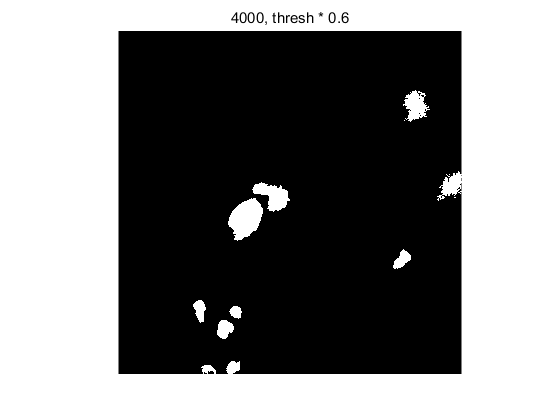
%> input picture dipum_toolbox_2.0.1/bi2.png, 560 x 420 px
$ octave --eval "result = specxture(imread('bi2.png'));"   (GNU Octave 9; MATLAB toolbox functions it lacks are replaced by stand-ins)
%> lines starting %> are read from the running program, lines starting %| are printed output that depends on the picture
### dipum_toolbox_2.0.1/intline.m
function [x, y] = intline(x1, x2, y1, y2)
%INTLINE Integer-coordinate line drawing algorithm.
%  [X, Y] = INTLINE(X1, X2, Y1, Y2) computes an
%  approximation to the line segment joining (X1, Y1) and
%  (X2, Y2) with integer coordinates.  X1, X2, Y1, and Y2
%  should be integers.  INTLINE is reversible; that is,
%  INTLINE(X1, X2, Y1, Y2) produces the same results as
%  FLIPUD(INTLINE(X2, X1, Y2, Y1)).

%   Copyright 1993-2002 The MathWorks, Inc.  Used with permission.

dx = abs(x2 - x1);
dy = abs(y2 - y1);

% Check for degenerate case.
if ((dx == 0) && (dy == 0))
   x = x1;
   y = y1;
  return;
end

flip = 0;
if (dx >= dy)
   if (x1 > x2)
      % Always "draw" from left to right.
      t = x1; x1 = x2; x2 = t;
      t = y1; y1 = y2; y2 = t;
      flip = 1;
   end
   m = (y2 - y1)/(x2 - x1);
   x = (x1:x2).';
   y = round(y1 + m*(x - x1));
else
   if (y1 > y2)
      % Always "draw" from bottom to top.
      t = x1; x1 = x2; x2 = t;
      t = y1; y1 = y2; y2 = t;
      flip = 1;
   end
   m = (x2 - x1)/(y2 - y1);
   y = (y1:y2).';
   x = round(x1 + m*(y - y1));
end

if (flip)
   x = flipud(x);
   y = flipud(y);
end

### dipum_toolbox_2.0.1/specxture.m
function [srad, sang, S] = specxture(f)
%SPECXTURE Computes spectral texture of an image.
%   [SRAD, SANG, S] = SPECXTURE(F) computes SRAD, the spectral energy
%   distribution as a function of radius from the center of the
%   spectrum, SANG, the spectral energy distribution as a function of
%   angle for 0 to 180 degrees in increments of 1 degree, and S =
%   log(1 + spectrum of f), normalized to the range [0, 1]. The
%   maximum value of radius is min(M,N), where M and N are the number
%   of rows and columns of image (region) f. Thus, SRAD is a row
%   vector of length = (min(M, N)/2) - 1; and SANG is a row vector of
%   length 180.

%   Copyright 2002-2009 R. C. Gonzalez, R. E. Woods, and S. L. Eddins
%   From the book Digital Image Processing Using MATLAB, 2nd ed.,
%   Gatesmark Publishing, 2009.
%
%   Book web site: http://www.imageprocessingplace.com
%   Publisher web site: http://www.gatesmark.com/DIPUM2e.htm

% Obtain the centered spectrum, S, of f. The variables of S are
% (u, v), running from 1:M and 1:N, with the center (zero frequency)
% at [M/2 + 1, N/2 + 1] (see Chapter 4).
S = fftshift(fft2(f));
S = abs(S);
[M, N] = size(S);
%> M = 420; N = 1680
x0 = M/2 + 1;
%> x0 = 211
y0 = N/2 + 1;
%> y0 = 841

% Maximum radius that guarantees a circle centered at (x0, y0) that
% does not exceed the boundaries of S.
rmax = min(M, N)/2 - 1;
%> rmax = 209

% Compute srad.
srad = zeros(1, rmax);
srad(1) = S(x0, y0);
for r = 2:rmax
   [xc, yc] = halfcircle(r, x0, y0);
   srad(r) = sum(S(sub2ind(size(S), xc, yc)));
end
%> after the loop, srad = 209 values, max 563377614.6 at index 2, min 755256.3 at index 196, mean 10301182.5

% Compute sang.
[xc, yc] = halfcircle(rmax, x0, y0);
sang = zeros(1, length(xc));
for a = 1:length(xc)
   [xr, yr] = radial(x0, y0, xc(a), yc(a));
   sang(a) = sum(S(sub2ind(size(S), xr, yr)));
end
%> after the loop, sang = 180 values, max 90808232.2 at index 180, min 37375959.7 at index 49, mean 48342629.3

% Output the log of the spectrum for easier viewing, scaled to the
% range [0, 1].
S = mat2gray(log(1 + S));
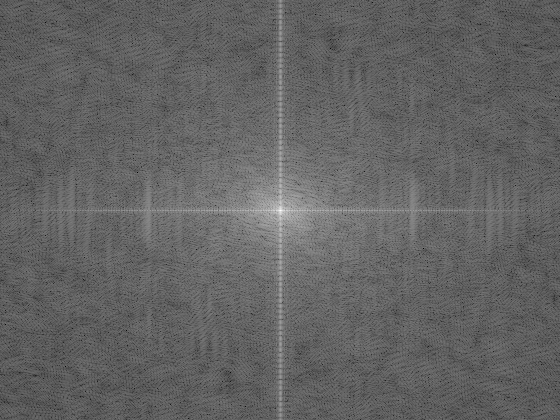
%> S: size 420x560x3 double; min 0, max 1, mean 0.39
%> `result = specxture(imread('bi2.png'));`: result has the same summary as srad in specxture

%-------------------------------------------------------------------%
function [xc, yc] = halfcircle(r, x0, y0)
%   Computes the integer coordinates of a half circle of radius r and
%   center at (x0,y0) using one degree increments.
%
%   Goes from 91 to 270 because we want the half circle to be in the
%   region defined by top right and top left quadrants, in the
%   standard image coordinates.

theta=91:270;
theta = theta*pi/180;
[xc, yc] = pol2cart(theta, r);
xc = round(xc)' + x0; % Column vector.
yc = round(yc)' + y0;

%-------------------------------------------------------------------%
function [xr, yr] = radial(x0, y0, x, y)
%   Computes the coordinates of a straight line segment extending
%   from (x0, y0) to (x, y).
%
%   Based on function intline.m.  xr and yr are returned as column
%   vectors.

[xr, yr] = intline(x0, x, y0, y);
